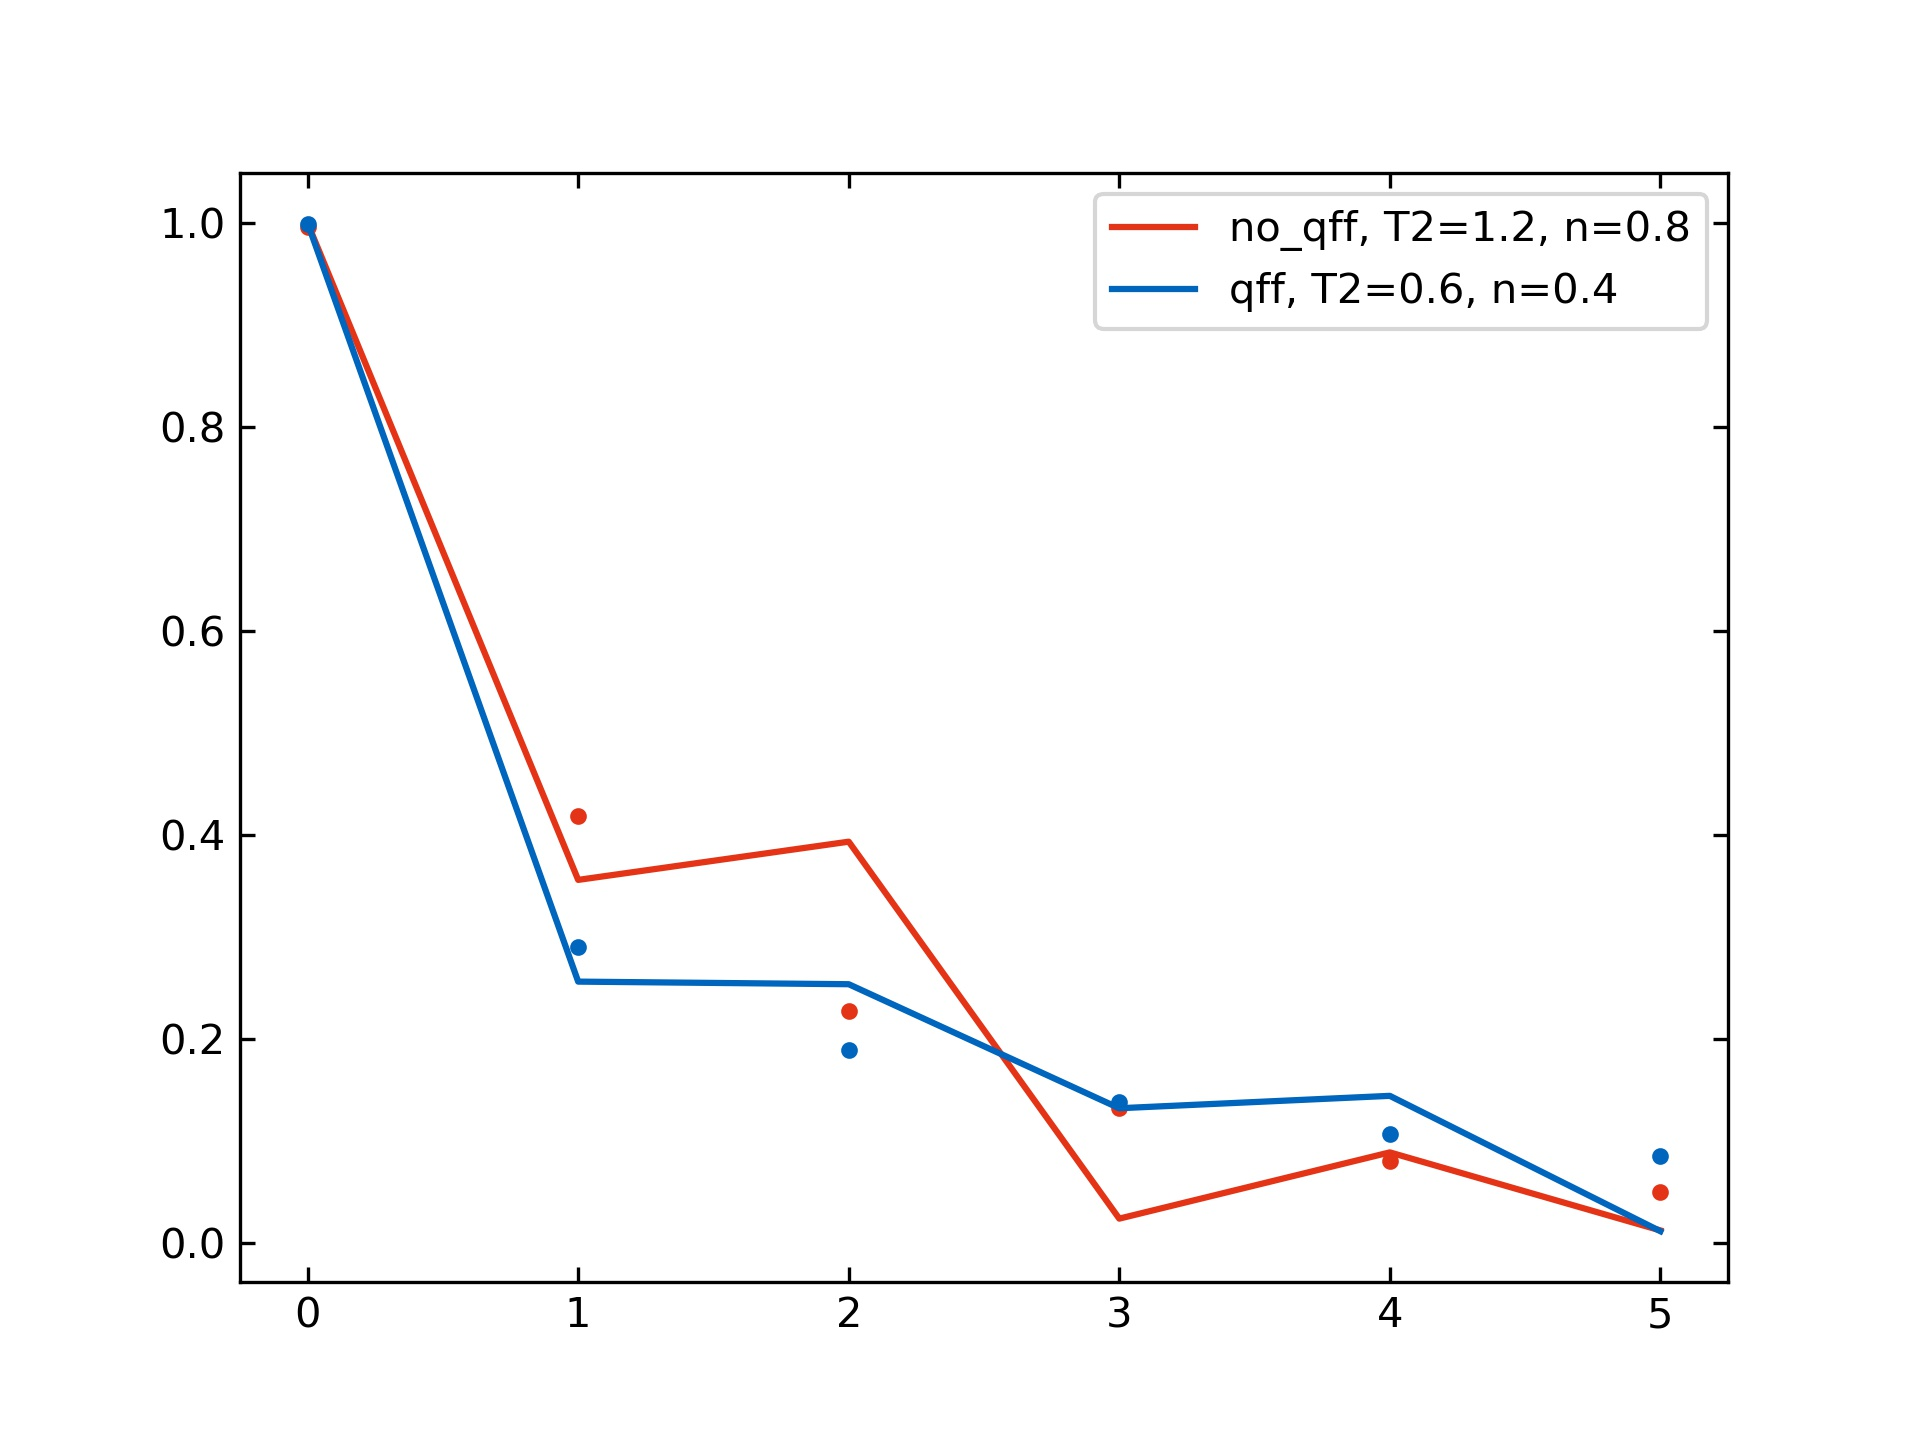

Python code for this plot:
import matplotlib.pyplot as plt
import numpy as np
from scipy.optimize import curve_fit

from utility.tum_jet import tum_color


def stretched(t, T2, n, A):
    return A * np.exp(-np.power(t / T2, n))


def main():
    qff = np.loadtxt('decays_qff.txt')
    tau = np.loadtxt('decays_tau.txt')

    qff = qff / qff[0]
    tau = tau / tau[0]

    xs = list(range(len(qff)))
    popt_qff, _ = curve_fit(stretched, xdata=xs, ydata=qff, p0=[1, 2.1, 1], bounds=[[0, 0.1, 0.8], [2, 2.5, 1.2]])
    popt_tau, _ = curve_fit(stretched, xdata=xs, ydata=tau, p0=[1, 2.1, 1], bounds=[[0, 0.1, 0.8], [2, 2.5, 1.2]])

    plt.close('all')
    plt.plot(tau, label='no_qff, T2={:.1f}, n={:.1f}'.format(*popt_tau), color=tum_color(5))
    plt.plot(stretched(xs, *popt_tau), '.', color=tum_color(5))
    plt.plot(qff, label='qff, T2={:.1f}, n={:.1f}'.format(*popt_qff), color=tum_color(0))
    plt.plot(stretched(xs, *popt_qff), '.', color=tum_color(0))
    plt.legend()
    plt.savefig('decays_comparison.jpg', dpi=300)


if __name__ == '__main__':
    main()
